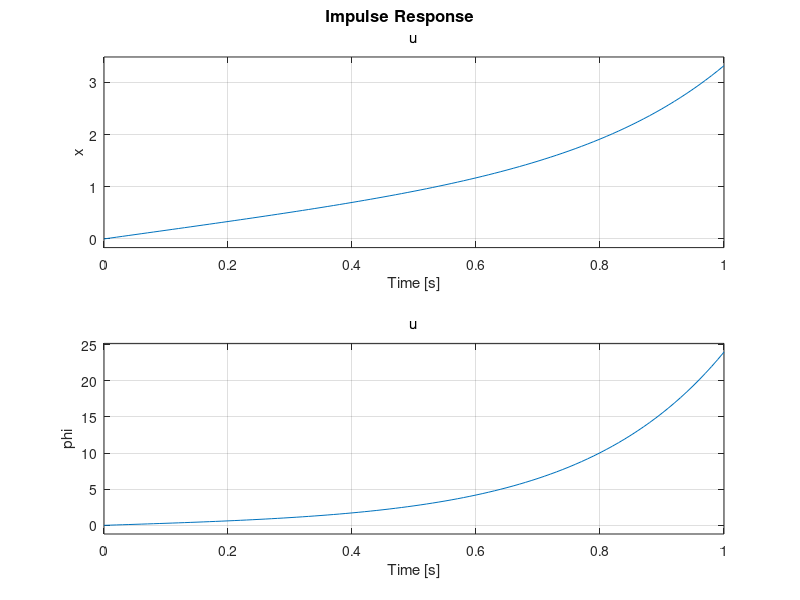
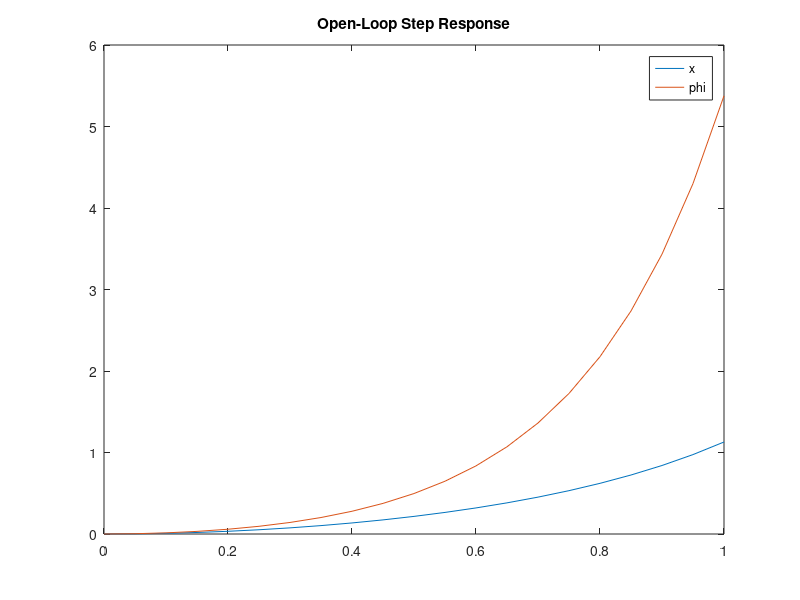

The MATLAB script that drew these images, in order:
%Modeling
%%Transfer Function
mCart = 0.5;
mPend = 0.2;
b = 0.1;
I = 0.018;
g = 9.8;
L = 0.3;
q = (mCart+mPend)*(I+mPend*L^2)-(mPend*L)^2;
s = tf('s');

P_cart = (((I+mPend*L^2)/q)*s^2 - (mPend*g*L/q))/(s^4 + (b*(I + mPend*L^2))*s^3/q - ((mCart + mPend)*mPend*g*L)*s^2/q - b*mPend*g*L*s/q);
P_pend = (mPend*L*s/q)/(s^3 + (b*(I + mPend*L^2))*s^2/q - ((mCart + mPend)*mPend*g*L)*s/q - b*mPend*g*L/q);

sys_tf = [P_cart ; P_pend]

inputs = {'u'};
outputs = {'x'; 'phi'};

set(sys_tf,'InputName',inputs)
set(sys_tf,'OutputName',outputs)


%%State Space

p = I*(mCart+mPend)+mCart*mPend*L^2;

A = [0      1              0           0;
     0 -(I+mPend*L^2)*b/p  (mPend^2*g*L^2)/p   0;
     0      0              0           1;
     0 -(mPend*L*b)/p       mPend*g*L*(mCart+mPend)/p  0];
B = [     0;
     (I+mPend*L^2)/p;
          0;
        mPend*L/p];
C = [1 0 0 0;
     0 0 1 0];
D = [0;
     0];

states = {'x' 'x_dot' 'phi' 'phi_dot'};
inputs = {'u'};
outputs = {'x'; 'phi'};

sys_ss = ss(A,B,C,D,'statename',states,'inputname',inputs,'outputname',outputs)

%analysis

%%pole
pole(sys_tf)
eig(A)

%%impulse
t=0:0.01:1;
impulse(sys_ss,t)

%%step response
t = 0:0.05:1;
u = ones(size(t));
[y,t] = lsim(sys_tf,u,t);
figure
plot(t,y)
title('Open-Loop Step Response')
legend('x','phi')
